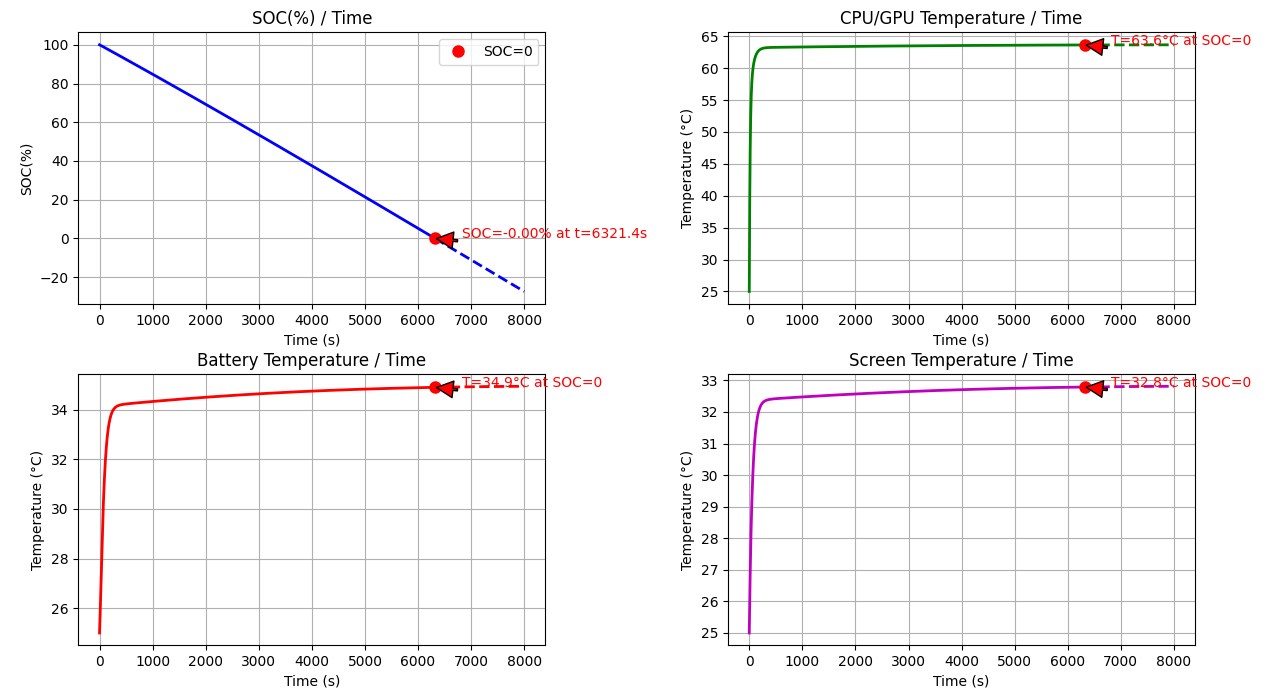

This figure's Python source:
import random
import numpy as np
import matplotlib.pyplot as plt
from scipy import integrate as sp
import matplotlib
matplotlib.use('TkAgg')
# 科学常数
KB=1.380649e-23
epsilon_0 = 3.0401  # Li的标准电池电势
#R = 8.314  # 普适气体常数
#F = 96485.33  # 法拉第常数

# 初始化变量（这里需要您根据实际情况设置这些值）
# 热容和质量
Cl = [0, 712, 900, 700]  # J/(kg·K) - 假设值
m = [0, 0.005, 0.06, 0.12]  # kg - 假设值

# 热传导系数和面积
k = [0,2/2,5/2,0.6/2]  # W/(m*K) - 假设值    1：0.8~1.05    #考虑到了热传导不是完全传导，它只有50%传出了
A = [0, 1.2e-4, 2*0.00175, 2*74.8*158.6e-6]  # m² - 假设值
d = [0, 0.0005 , 0.005 ,0.005]  #

# 其他参数（需要您根据实际情况设置）
C = [0, 0.2550, -3740, 0.2561, -3740]  # 假设值
U = [0, 1.2, 1]  # 假设值
SOC = 1  # 初始SOC - 假设值
I = 0.5  # 电流 - 假设值
C_N = 50000  # 假设值

a_0a_R=242.3180
a_0a_G=293.6999
a_0a_B=294.0139# 辅助函数
def cm(i, j):
    return -1 * Cl[i] * m[j]


def katd(i, j, T_val, kp):
    return k[i] * A[j] * T_val / d[kp]


def f(T, t, T_0):
    """
    T: [SOC, T_cpu/gpu, T_battery, T_screen]
    t: 时间
    T_0: 环境温度
    """
    # 初始化返回数组
    a = np.zeros(4)

    # 提取温度
    T_soc, T_cpu_gpu, T_battery, T_screen = T

    E_a2 = 0.2*1.602176634e-19
    E_a1 = 0.7*1.602176634e-19
    # 这里需要您根据实际情况定义这些变量
    # 动态功耗参数（假设值）
    aerfa_1 = 0.5
    U_1 = 1.2
    mu_1 = 1
    b_1 = 1.0
    lemda_1 = 2
    aerfa_2 = 0.5
    U_2 = 1
    mu_2 = 1
    b_2 = 1.0
    lemda_2 = 5/2

    # 静态功耗（假设值）
    I_gc = 1e-7
    I_gg = 8.6e-8
    P_net = 0
    P_camera = 0.02
    P_microphone = 0.1
    P_speakers = 0.3

    # 计算动态功耗
    P_cpu_dynamic = aerfa_1 * (U_1 ** (2 + mu_1)) * b_1 * lemda_1
    P_gpu_dynamic = aerfa_2 * (U_2 ** (2 + mu_2)) * b_2 * lemda_2
    print(P_cpu_dynamic, P_gpu_dynamic)

    P_R=random.randint(1,255)
    P_G=random.randint(1,255)
    P_B=random.randint(1,255)
    a_R=3.3996
    a_G=7.0503
    a_B=19.5081
    Br =random.randint(0,100)
    P_R=P_B=P_G=100
    Br=75
    P_screen = (np.exp(E_a1 / (KB*T[3])) * (np.exp(-1*E_a2/(KB*T[3]))+1)) / (np.exp(E_a1/(KB*293.16)) * (1+np.exp(-1*E_a2/(KB*293.16))))
    print('p1',P_screen)
    P_screen*=(a_0a_R*P_R + a_0a_G*P_G + a_0a_B*P_B + Br*(a_R*P_R+a_G*P_G+a_B*P_B))

    P_screen*=1e-6

    #
    P_static = P_cpu_dynamic + P_gpu_dynamic + U_1 * I_gc + U_2 * I_gg + P_net + P_camera + P_microphone + P_speakers
    print('P_static',P_static)

    # AI相关参数（假设值）
    x = [0, 4.8347, -0.2437, -0.3751, -0.1628, 6.0577, 2.6921, -0.8159] #0.75C
    #x = [0, 4.2362, -0.2760, -0.6248, -0.0240, 19.0968,2.7253,  0.1822] #1.75C
    #x = [0, 3.3824, -1.0973, -0.3668,  0.7126, 23.5287,2.6668,  0.0940] #2.75C

    Fi_N = 0.5
    U_s = 3.7
    I_s = 2.0

    # 电化学反应参数（假设值）
    k_0 = 1

    a_0 = 1.0
    epsilon = 0.1
    L_0 = 0.01
    omega = 1/86400
    Fi_0 = 0.0
    L_base = 0.01
    a_ba = 1.0

    # 计算AI项
    AI = (x[1] + x[2] * T_soc + x[3] * (T_soc ** 2) + x[4] * (T_soc ** 3)) * x[5] * (np.exp(x[6] / (T_battery + x[7])))
    IIFAI = I * I * Fi_N * AI
    UI = U_s * I_s
    print('IIFAI',IIFAI)

    # 四个微分方程
    # 1. SOC变化率
    a[0] = (IIFAI + C[1] * U[1] * (np.exp(C[2] / T_cpu_gpu)) * T_cpu_gpu ** 2 + P_screen +
            C[3] * U[2] * (np.exp(C[4] / T_cpu_gpu)) * T_cpu_gpu ** 2 + P_static) / (-1 * C_N)
    #print(k_0 * (np.exp(E_a1 / (KB * T_battery))) * (1 + (np.exp(-1 * E_a2 / (KB * T_battery)))) * (a_0a_R+a_0a_G+a_0a_B + (epsilon * L_0 * np.sin(omega * t + Fi_0) + L_base) * a_ba))
    print(a[0])
    print('一坨',C[1] * U[1] * (np.exp(C[2] / T_cpu_gpu)) * T_cpu_gpu ** 2   )

    # 2. CPU/GPU温度变化率
    a[1] = (katd(1, 1, T_cpu_gpu,1) - UI - katd(1, 1, T_screen,1)) / cm(1, 1)
    print(a[1])

    # 3. 电池温度变化率
    a[2] = (katd(2, 2, T_battery,2) - IIFAI - katd(2, 2, T_screen,2)) / cm(2, 2)
    print(a[2])

    # 4. 屏幕温度变化率
    a[3] = (katd(3, 3, T_screen,3) - IIFAI - katd(3, 3, T_0,3) - UI) / cm(3, 3)
    print(a[3])
    return a

    print()


# 初始条件: [SOC, T_cpu/gpu, T_battery, T_screen]
# SOC，温度用开尔文
y0 = [1, 298, 298, 298]

# 时间点
t = np.linspace(0, 8000, 10000)

# 环境温度（293K = 20°C）


# 解微分方程
track = sp.odeint(f, y0, t, args=(298,))



# 找到SOC首次降到0的时刻
SOC_ = track[:, 0]
SOC_0id = None
for i in range(len(SOC_)):
    if SOC_[i] <= 0:
        SOC_0id = i
        break

# 绘制结果
plt.figure(figsize=(12, 8))

# 图1: SOC变化
plt.subplot(2, 2, 1)
if SOC_0id is not None:
    # 绘制SOC=0之前的实线部分
    plt.plot(t[:SOC_0id+1], track[:SOC_0id+1, 0] * 100, 'b-', linewidth=2)
    # 绘制SOC=0之后的虚线部分
    plt.plot(t[SOC_0id:], track[SOC_0id:, 0] * 100, 'b--', linewidth=2)
    # 标记SOC=0的点
    soc_value = track[SOC_0id, 0] * 100
    plt.plot(t[SOC_0id], soc_value, 'ro', markersize=8, label='SOC=0')
    # 添加文本标注
    plt.annotate(f'SOC={soc_value:.2f}% at t={t[SOC_0id]:.1f}s',
                xy=(t[SOC_0id], soc_value),
                xytext=(t[SOC_0id] + 500, 0.1),
                arrowprops=dict(facecolor='red', shrink=0.05, width=1.5),
                fontsize=10,
                color='red')
    plt.legend()
else:
    plt.plot(t, track[:, 0] * 100, 'b-', linewidth=2)

plt.title('SOC(%) / Time')
plt.xlabel('Time (s)')
plt.ylabel('SOC(%)')
plt.grid(True)

# 图2: CPU/GPU温度变化
plt.subplot(2, 2, 2)
temp_cg = track[:, 1] - 273  # 转换为摄氏度
if SOC_0id is not None:
    # 绘制SOC=0之前的实线部分
    plt.plot(t[:SOC_0id+1], temp_cg[:SOC_0id+1], 'g-', linewidth=2)
    # 绘制SOC=0之后的虚线部分
    plt.plot(t[SOC_0id:], temp_cg[SOC_0id:], 'g--', linewidth=2)
    # 标记SOC=0对应的温度点
    temp_value = temp_cg[SOC_0id]
    plt.plot(t[SOC_0id], temp_value, 'ro', markersize=8)
    # 添加文本标注
    plt.annotate(f'T={temp_value:.1f}°C at SOC=0',
                xy=(t[SOC_0id], temp_value),
                xytext=(t[SOC_0id] + 500, temp_value),
                arrowprops=dict(facecolor='red', shrink=0.05, width=1.5),
                fontsize=10,
                color='red')
else:
    plt.plot(t, temp_cg, 'g-', linewidth=2)

plt.title('CPU/GPU Temperature / Time')
plt.xlabel('Time (s)')
plt.ylabel('Temperature (°C)')
plt.grid(True)

# 图3: 电池温度变化
plt.subplot(2, 2, 3)
temp_battery = track[:, 2] - 273  # 转换为摄氏度
if SOC_0id is not None:
    # 绘制SOC=0之前的实线部分
    plt.plot(t[:SOC_0id+1], temp_battery[:SOC_0id+1], 'r-', linewidth=2)
    # 绘制SOC=0之后的虚线部分
    plt.plot(t[SOC_0id:], temp_battery[SOC_0id:], 'r--', linewidth=2)
    # 标记SOC=0对应的温度点
    temp_value = temp_battery[SOC_0id]
    plt.plot(t[SOC_0id], temp_value, 'ro', markersize=8)
    # 添加文本标注
    plt.annotate(f'T={temp_value:.1f}°C at SOC=0',
                xy=(t[SOC_0id], temp_value),
                xytext=(t[SOC_0id] + 500, temp_value),
                arrowprops=dict(facecolor='red', shrink=0.05, width=1.5),
                fontsize=10,
                color='red')
else:
    plt.plot(t, temp_battery, 'r-', linewidth=2)

plt.title('Battery Temperature / Time')
plt.xlabel('Time (s)')
plt.ylabel('Temperature (°C)')
plt.grid(True)

# 图4: 屏幕温度变化
plt.subplot(2, 2, 4)
temp_screen = track[:, 3] - 273  # 转换为摄氏度
if SOC_0id is not None:
    # 绘制SOC=0之前的实线部分
    plt.plot(t[:SOC_0id+1], temp_screen[:SOC_0id+1], 'm-', linewidth=2)
    # 绘制SOC=0之后的虚线部分
    plt.plot(t[SOC_0id:], temp_screen[SOC_0id:], 'm--', linewidth=2)
    # 标记SOC=0对应的温度点
    temp_value = temp_screen[SOC_0id]
    plt.plot(t[SOC_0id], temp_value, 'ro', markersize=8)
    # 添加文本标注
    plt.annotate(f'T={temp_value:.1f}°C at SOC=0',
                xy=(t[SOC_0id], temp_value),
                xytext=(t[SOC_0id] + 500, temp_value),
                arrowprops=dict(facecolor='red', shrink=0.05, width=1.5),
                fontsize=10,
                color='red')
else:
    plt.plot(t, temp_screen, 'm-', linewidth=2)

plt.title('Screen Temperature / Time')
plt.xlabel('Time (s)')
plt.ylabel('Temperature (°C)')
plt.grid(True)

plt.tight_layout()
plt.show()
